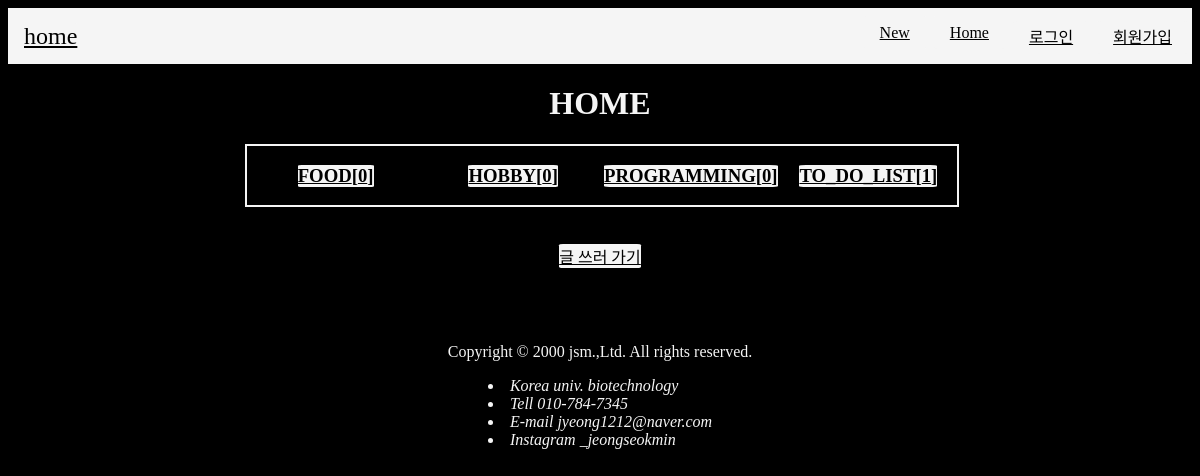
The page / on the database its author committed.
### JSM_app/models.py (models this page shows, shortened)
class Category(models.Model):
    name = models.CharField(max_length=50)
    slug = models.SlugField(max_length=200, null=True)

### JSM_app/views.py (the view)
# urls.py: 2. Add a URL to urlpatterns:  path('', views.home, name='home')
def home(request):
    result = {
        'categories': []
    }
    categories = Category.objects.all()
    for category in categories:
        articles = Article.objects.filter(category = category)
        result['categories'].append([category, articles.count()])
    return render(request, 'home.html', result)

### JSM_app/templates/home.html
{% extends 'base.html' %}
{% block css %}
{% load static %}
<link rel="stylesheet" type="text/css" href="{% static 'home.css' %}">
{% endblock %}
{% block title %}
<h1>HOME</h1>
{% endblock %}
{% block content %}
<div class="ul">
    <div class="category_pile">
        {% for category in categories %}
            {% if category.0.name == 'TO_DO_LIST' %}
            <h3 class="category_each"><a href="{% url 'todo' %}">{{ category.0.name }}[{{ category.1 }}]</a></h3>
            {% else %}
            <h3 class="category_each"><a href="{% url 'list' category.0.id %}">{{ category.0.name }}[{{ category.1 }}]</a></h3>
            {% endif %}
        {% endfor %}
    </div>
</div>
<a href="{% url 'new' %}">글 쓰러 가기</a>
{% endblock %}

### JSM_app/static/base.css (style rules this page uses)
body { background-color: black; color: whitesmoke; display: flex; flex-direction: column; align-items: center; }

### JSM_app/static/home.css (style rules this page uses)
a { background-color: whitesmoke; color: black; border-radius: 5%; }
.ul { width: 60%; height: 100px; }
.category_pile { width: 100%; border: 2px solid whitesmoke; display: flex; flex-direction: row; justify-content: space-around; align-items: center; }
.category_each { width: 15%; display: flex; flex-direction: column; align-items: center; }

### rows shown on the page
Category: name "FOOD", category "0"
Category: name "HOBBY", category "0"
Category: name "PROGRAMMING", category "0"
Category: name "TO_DO_LIST", category "1"
